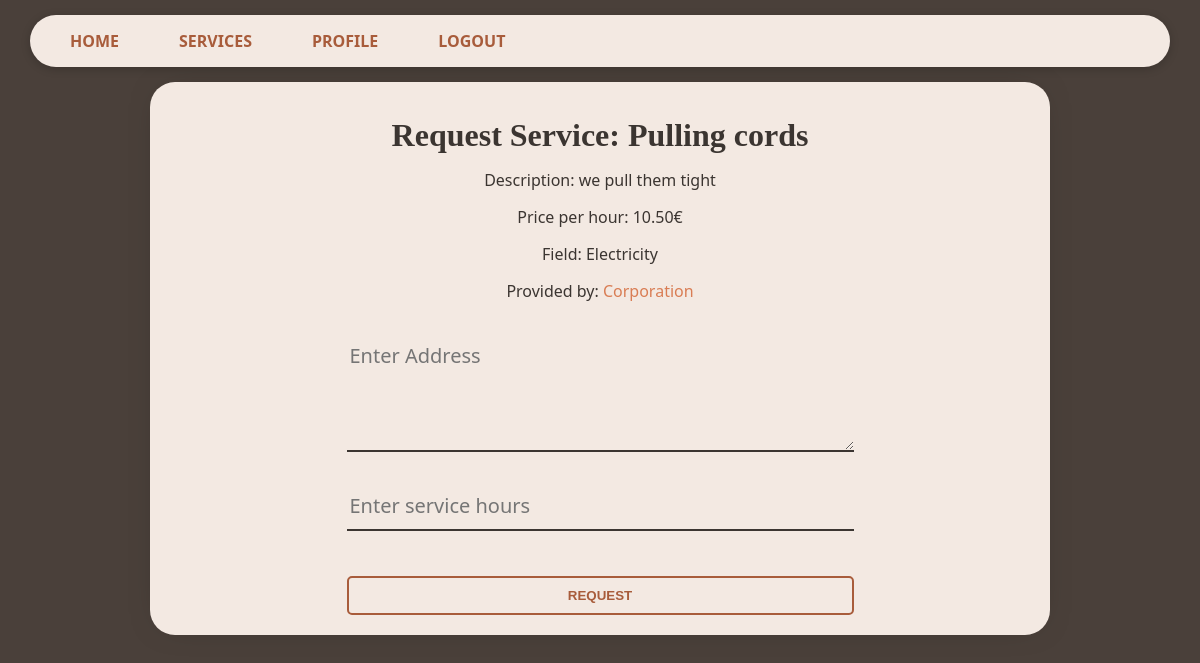
/services/26/request_service/ (signed in), run on an earlier commit of the app's database.
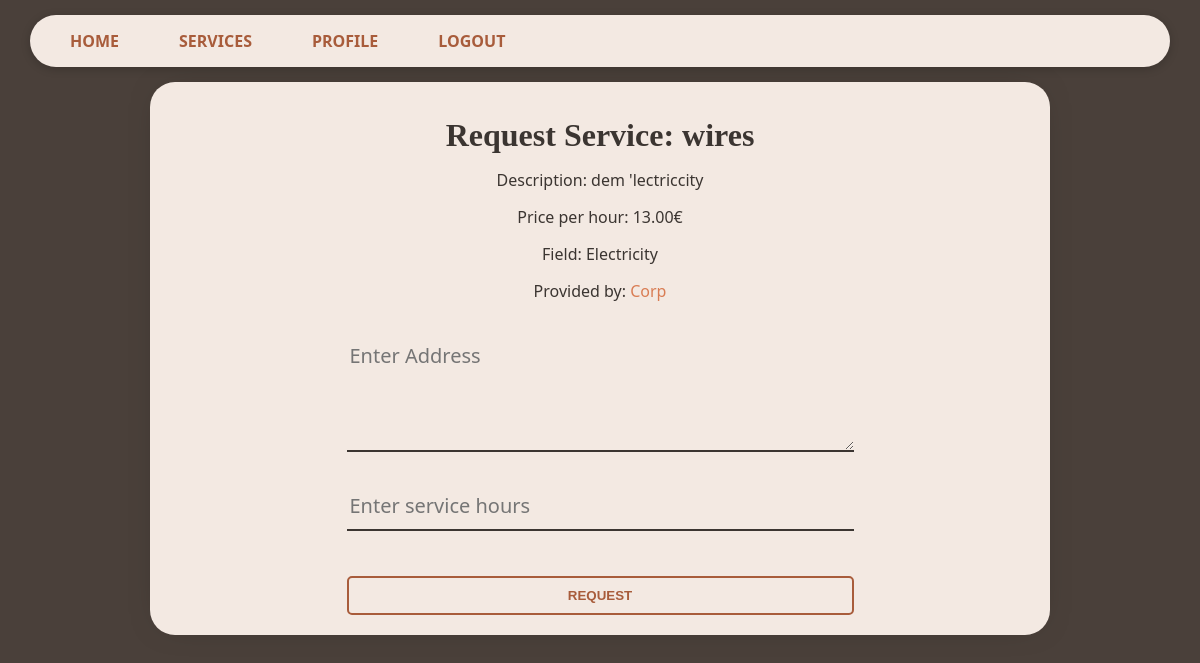
And on a later commit of the database.
### services/models.py (models this page shows, shortened)
class Service(models.Model):
    company = models.ForeignKey(Company, on_delete=models.CASCADE)
    name = models.CharField(max_length=40)
    description = models.TextField()
    price_hour = models.DecimalField(decimal_places=2, max_digits=100)
    rating = models.IntegerField(validators=[MinValueValidator(
        0), MaxValueValidator(5)], default=0)
    choices = (
        ('Air Conditioner', 'Air Conditioner'),
        ('Carpentry', 'Carpentry'),
        ('Electricity', 'Electricity'),
        ('Gardening', 'Gardening'),
        ('Home Machines', 'Home Machines'),
        ('House Keeping', 'House Keeping'),
        ('Interior Design', 'Interior Design'),
        ('Locks', 'Locks'),
        ('Painting', 'Painting'),
        ('Plumbing', 'Plumbing'),
        ('Water Heaters', 'Water Heaters'),
    )
    field = models.CharField(max_length=30, blank=False,
                             null=False, choices=choices)
    date = models.DateTimeField(auto_now=True, null=False)

### users/models.py (models this page shows, shortened)
class Company(models.Model):
    user = models.OneToOneField(
        User, on_delete=models.CASCADE, primary_key=True)
    field = models.CharField(max_length=70, choices=(('Air Conditioner', 'Air Conditioner'),
                                                     ('All in One', 'All in One'),
                                                     ('Carpentry', 'Carpentry'),
                                                     ('Electricity',
                                                      'Electricity'),
                                                     ('Gardening', 'Gardening'),
                                                     ('Home Machines',
                                                      'Home Machines'),
                                                     ('House Keeping',
                                                      'House Keeping'),
                                                     ('Interior Design',
                                                      'Interior Design'),
                                                     ('Locks', 'Locks'),
                                                     ('Painting', 'Painting'),
                                                     ('Plumbing', 'Plumbing'),
                                                     ('Water Heaters', 'Water Heaters')), blank=False, null=False)
    rating = models.IntegerField(
        validators=[MaxValueValidator(5), MinValueValidator(0)], default=0)

class User(AbstractUser):
    is_company = models.BooleanField(default=False)
    is_customer = models.BooleanField(default=False)
    email = models.CharField(max_length=100, unique=True)

### services/views.py (the view)
# urls.py: path('<int:id>/request_service/', v.request_service, name='request_service'),
@login_required                     # @login_required decorator is a built-in feature of Django's authentication system (checks active session and logged in)
def request_service(request, id):   # Django has attached a User object (users.User) to the request object when they logged in with middleware
    if not request.user.is_customer:
        return redirect('/')
    service = Service.objects.get(id=id)
    customer = Customer.objects.get(user=request.user)
    if request.method == 'POST':
        form = RequestServiceForm(request.POST)
        if form.is_valid():
            address = form.cleaned_data['address']
            service_time = form.cleaned_data['service_time']
            ServiceRequest.objects.create(
                customer=customer,
                service=service,
                address=address,
                service_time=service_time
            )
            return redirect('/services')
    else:
        form = RequestServiceForm()
    return render(request, 'services/request_service.html', {'form': form, 'service': service})

### services/forms.py
class RequestServiceForm(forms.Form):
    address = forms.CharField(widget=forms.Textarea(attrs={'placeholder': 'Enter Address'}), label='Address')
    service_time = forms.DecimalField(decimal_places=1, max_digits=5, min_value=0.00, widget=forms.NumberInput(attrs={'placeholder': 'Enter service hours'}), label='Service Time (hours)')

### services/templates/services/request_service.html (shortened to what this page needs)
{% extends 'main/base.html' %}
{% block content %}
    <p class="title">Request Service: {{ service.name }}</p>
    <p>Description: {{ service.description }}</p>
    <p>Price per hour: {{ service.price_hour }}€</p>
    <p>Field: {{ service.field }}</p>
    <p>Provided by: <a href="/company/{{ service.company.user.username }}">{{ service.company.user.username }}</a></p>
    <div class="form-container">
        <form method="post">
            {{ form.as_p }}
            <button type="submit">Request</button>
        </form>
    </div>
{% endblock %}

What changed in the data, as far as the page shows it:
changed Service "Electricity": name "Pulling cords" → "wires"; description "we pull them tight" → "dem 'lectriccity"; price_hour "10.50" → "13.00"; company.user.username "Corporation" → "Corp"
